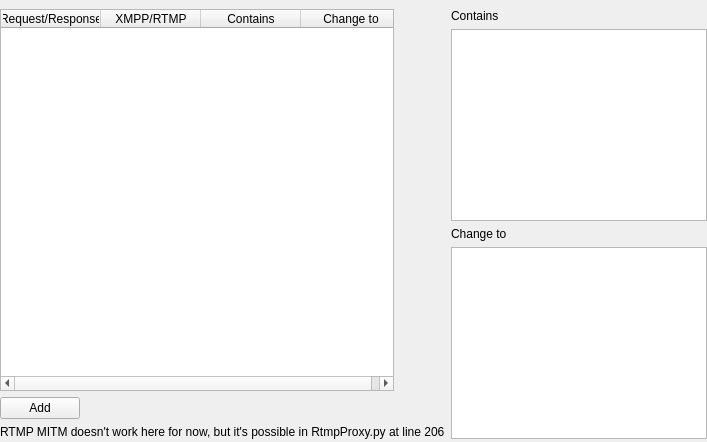
      <widget class="QWidget" name="tab_mitm">
       <attribute name="title">
        <string>MITM</string>
       </attribute>
       <layout class="QHBoxLayout" name="horizontalLayout_7">
        <property name="leftMargin">
         <number>0</number>
        </property>
        <property name="topMargin">
         <number>3</number>
        </property>
        <property name="rightMargin">
         <number>0</number>
        </property>
        <property name="bottomMargin">
         <number>0</number>
        </property>
        <item>
         <layout class="QVBoxLayout" name="verticalLayout_3">
          <property name="leftMargin">
           <number>0</number>
          </property>
          <property name="topMargin">
           <number>6</number>
          </property>
          <property name="rightMargin">
           <number>0</number>
          </property>
          <property name="bottomMargin">
           <number>3</number>
          </property>
          <item>
           <widget class="QTableWidget" name="mitmTableWidget">
            <property name="sizePolicy">
             <sizepolicy hsizetype="MinimumExpanding" vsizetype="Expanding">
              <horstretch>0</horstretch>
              <verstretch>0</verstretch>
             </sizepolicy>
            </property>
            <property name="maximumSize">
             <size>
              <width>394</width>
              <height>16777215</height>
             </size>
            </property>
            <property name="horizontalScrollBarPolicy">
             <enum>Qt::ScrollBarAlwaysOn</enum>
            </property>
            <property name="autoScroll">
             <bool>false</bool>
            </property>
            <property name="autoScrollMargin">
             <number>16</number>
            </property>
            <property name="dragDropOverwriteMode">
             <bool>false</bool>
            </property>
            <property name="selectionMode">
             <enum>QAbstractItemView::SingleSelection</enum>
            </property>
            <property name="selectionBehavior">
             <enum>QAbstractItemView::SelectRows</enum>
            </property>
            <property name="horizontalScrollMode">
             <enum>QAbstractItemView::ScrollPerPixel</enum>
            </property>
            <property name="showGrid">
             <bool>true</bool>
            </property>
            <property name="cornerButtonEnabled">
             <bool>false</bool>
            </property>
            <column>
             <property name="text">
              <string>Request/Response</string>
             </property>
            </column>
            <column>
             <property name="text">
              <string>XMPP/RTMP</string>
             </property>
            </column>
            <column>
             <property name="text">
              <string>Contains</string>
             </property>
            </column>
            <column>
             <property name="text">
              <string>Change to</string>
             </property>
            </column>
           </widget>
          </item>
          <item>
           <widget class="QPushButton" name="mitmAddButton">
            <property name="sizePolicy">
             <sizepolicy hsizetype="Fixed" vsizetype="Minimum">
              <horstretch>0</horstretch>
              <verstretch>0</verstretch>
             </sizepolicy>
            </property>
            <property name="text">
             <string>Add</string>
            </property>
           </widget>
          </item>
          <item>
           <widget class="QLabel" name="label_3">
            <property name="text">
             <string>RTMP MITM doesn't work here for now, but it's possible in RtmpProxy.py at line 206</string>
            </property>
           </widget>
          </item>
         </layout>
        </item>
        <item>
         <layout class="QVBoxLayout" name="mitmLayout">
          <property name="leftMargin">
           <number>0</number>
          </property>
          <property name="topMargin">
           <number>6</number>
          </property>
          <property name="rightMargin">
           <number>0</number>
          </property>
          <property name="bottomMargin">
           <number>3</number>
          </property>
          <item>
           <widget class="QLabel" name="mitmContainsLabel">
            <property name="text">
             <string>Contains</string>
            </property>
           </widget>
          </item>
          <item>
           <widget class="QTextEdit" name="mitmContainsTextEdit">
            <property name="acceptRichText">
             <bool>false</bool>
            </property>
           </widget>
          </item>
          <item>
           <widget class="QLabel" name="mitmChangeLabel">
            <property name="enabled">
             <bool>true</bool>
            </property>
            <property name="text">
             <string>Change to</string>
            </property>
           </widget>
          </item>
          <item>
           <widget class="QTextEdit" name="mitmChangeTextEdit">
            <property name="acceptRichText">
             <bool>false</bool>
            </property>
           </widget>
          </item>
         </layout>
        </item>
       </layout>
      </widget>
